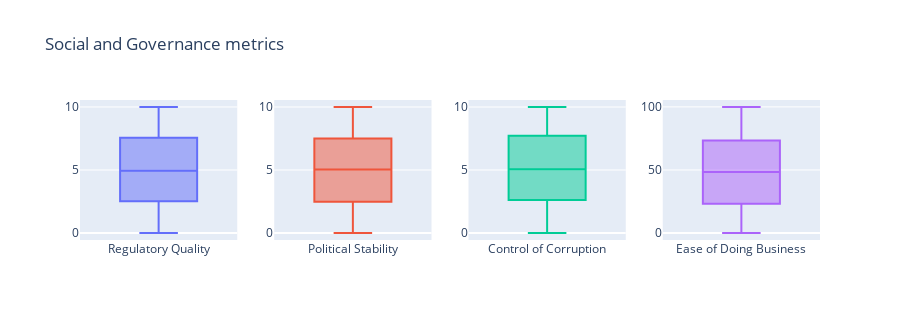

Here is the notebook cell this chart was saved with:
### Code cell
boxplots(train_df, governance, 'Social and Governance metrics')

### Figure 1 — Plotly figure (JSON) as saved in the notebook; plotly's stock layout.template omitted (floating-point values rounded to 4 significant figures; data arrays with more than 128 entries replaced by an {"elided": "..."} marker saying what was removed)
{"data": [{"boxpoints": "outliers", "name": "Regulatory Quality", "type": "box", "xaxis": "x", "y": {"elided": "2400 float values"}, "yaxis": "y"}, {"boxpoints": "outliers", "name": "Political Stability", "type": "box", "xaxis": "x2", "y": {"elided": "2400 float values"}, "yaxis": "y2"}, {"boxpoints": "outliers", "name": "Control of Corruption", "type": "box", "xaxis": "x3", "y": {"elided": "2400 float values"}, "yaxis": "y3"}, {"boxpoints": "outliers", "name": "Ease of Doing Business", "type": "box", "xaxis": "x4", "y": {"elided": "2400 float values"}, "yaxis": "y4"}], "layout": {"height": 320, "showlegend": false, "title": {"text": "Social and Governance metrics"}, "xaxis": {"anchor": "y", "domain": [0, 0.2125]}, "xaxis2": {"anchor": "y2", "domain": [0.2625, 0.475]}, "xaxis3": {"anchor": "y3", "domain": [0.525, 0.7375]}, "xaxis4": {"anchor": "y4", "domain": [0.7875, 1]}, "yaxis": {"anchor": "x", "domain": [0, 1]}, "yaxis2": {"anchor": "x2", "domain": [0, 1]}, "yaxis3": {"anchor": "x3", "domain": [0, 1]}, "yaxis4": {"anchor": "x4", "domain": [0, 1]}}}
